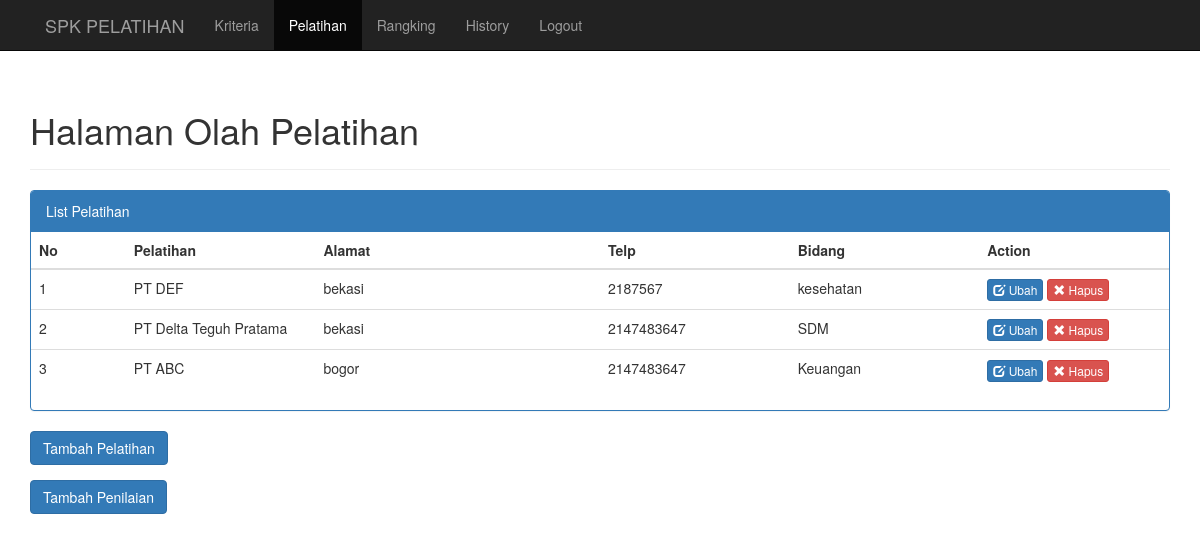
/index.php/pelatihan, run on the app's committed database.
### tables this page shows
CREATE TABLE `pelatihan` (
  `kdPelatihan` int(11) NOT NULL,
  `pelatihan` varchar(50) NOT NULL,
  `alamat` varchar(50) NOT NULL,
  `telp` int(20) NOT NULL,
  `bidang` varchar(30) NOT NULL
);

### application/helpers/General_helper.php (called while the page is built, shortened)
<?php
if (!function_exists('loadPage')) {
    function loadPage($view, $vars=array()){
        $data['view'] = $view;
        $data['data'] = $vars;
        $CI = &get_instance();
        return $CI->load->view('layouts/layout', $data);
    }
}

### application/controllers/Pelatihan.php (called while the page is built, shortened)
<?php
class Pelatihan extends MY_Controller
{
    public function index()
    {
        $data['pelatihan'] = $this->MPelatihan->getAll();
        loadPage('pelatihan/index', $data);
    }
}

### index.php (called while the page is built, shortened)
<?php
require_once BASEPATH.'core/CodeIgniter.php';

### application/models/MPelatihan.php (called while the page is built, shortened)
<?php
class MPelatihan extends CI_Model{
    private function getTable(){
        return 'pelatihan';
    }
    public function getAll()
    {
        $pelatihan = array();
        $query = $this->db->get($this->getTable());
        if($query->num_rows() > 0){
            foreach ($query->result() as $row) {
                $pelatihan[] = $row;
            }
        }
        return $pelatihan;
    }
}

### application/views/pelatihan/index.php (the view, shortened to what this page needs)
<div class="page-header">
    <h1>Halaman Olah Pelatihan</h1>
</div>
<div class="col-lg-12">
    <div class="row">
        <div class="panel panel-primary">
            <div class="panel-heading">List Pelatihan</div>
            <div class="panel-content">
                <div class="table-responsive">
                    <table class="table table-hover">
                        <thead>
                        <tr>
                            <th class="col-md-1">No</th>
                            <th class="col-md-2">Pelatihan</th>
							<th class="col-md-3">Alamat</th>
							<th class="col-md-2">Telp</th>
							<th class="col-md-2">Bidang</th>
                            <th class="col-md-5 ">Action</th>
                        </tr>
                        </thead>
                        <tbody>
                        <?php
                        $no = 1;
                        if (isset($pelatihan)) {
                            foreach ($pelatihan as $item) {
                                ?>
                                <tr>
                                    <td><?php echo $no++ ?></td>
                                    <td><?php echo $item->pelatihan ?></td>
									<td><?php echo $item->alamat ?></td>
									<td><?php echo $item->telp ?></td>
									<td><?php echo $item->bidang ?></td>
                                    <td>
                                        <a class="btn btn-primary btn-xs"
                                           href="<?php echo site_url('pelatihan/tambah/' . $item->kdPelatihan) ?>"
                                           role="button">
                                            <span class="glyphicon glyphicon-edit" aria-hidden="true"></span> Ubah
                                        </a>
                                        <button type="button" data-toggle="modal" class="btn btn-danger btn-xs"
                                                data-target="#modalDelete">
                                            <span class="glyphicon glyphicon-remove" aria-hidden="true"></span> Hapus
                                        </button>
                                    </td>
                                </tr>
                                <?php
                            }
                        }
                        ?>
                        </tbody>
                    </table>
                </div>
            </div>
        </div>
    </div>
    <div class="row">
        <div class="form-group">
            <a href="<?php echo site_url('pelatihan/tambah') ?>" type="button" class="btn btn-primary">Tambah
                Pelatihan</a>
        </div>
 <div class="form-group">
            <a href="<?php echo site_url('pelatihan/tambah_nilai') ?>" type="button" class="btn btn-primary">Tambah
                Penilaian</a>
        </div>
    </div>
</div>

### application/views/layouts/layout.php (style rules this page uses)
body { padding-top: 70px; }

### data on the page
pelatihan: pelatihan "PT DEF", alamat "bekasi", telp "2187567", bidang "kesehatan"
pelatihan: pelatihan "PT Delta Teguh Pratama", alamat "bekasi", telp "2147483647", bidang "SDM"
pelatihan: pelatihan "PT ABC", alamat "bogor", telp "2147483647", bidang "Keuangan"
